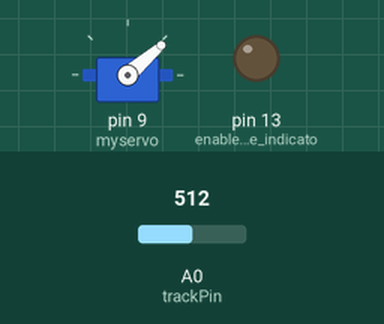
A sketch run on a simulated Arduino Uno, built with avr-gcc and run on an emulated ATmega328P. Parts: servo, output pins drawn as LEDs (lit = HIGH). The test bench sets the inputs (shaded band); at power-on: A0 (trackPin) = 512.

Above: at 4.8 s.
4.9 s: A0 (trackPin) set to 482
At 7.52 s:
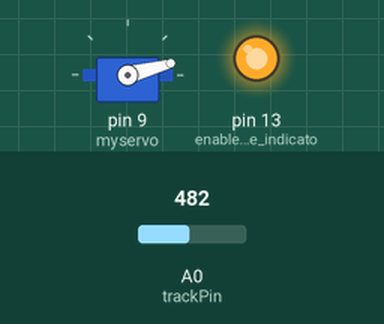
7.9 s: A0 (trackPin) set to 511
At 8.56 s:
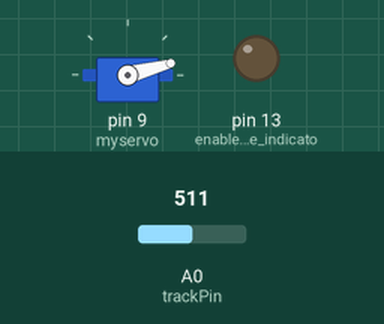
9.7 s: A0 (trackPin) set to 306
At 10.25 s:
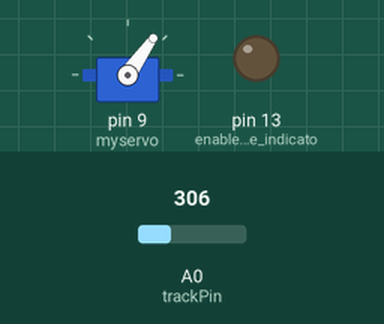
12.7 s: A0 (trackPin) set to 284
At 15.4 s:
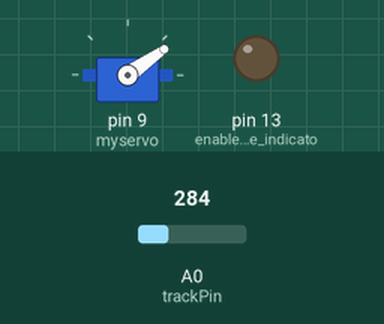
15.7 s: A0 (trackPin) set to 122
At 16.55 s:
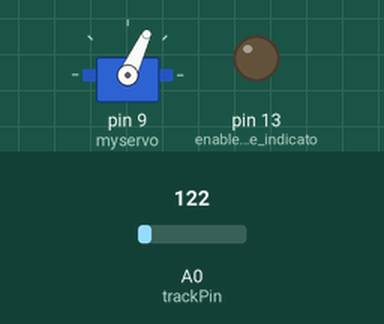
Timing chart, 0 to 18.9 s (numbered marks = the images above; inputs shaded):
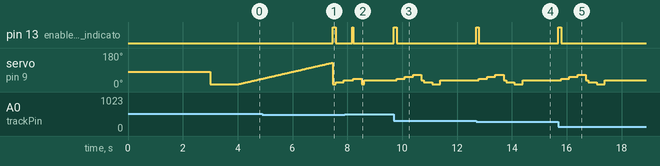

Measured:
- the behaviour switches between 496 and 495 on A0 (trackPin) (found by bisection; images 0 and 1)
- the behaviour switches between 296 and 295 on A0 (trackPin) (found by bisection; images 3 and 4)
- after the input at 4.9 s, pin 13 (enables_optimize_indicato): LOW → HIGH after 2.6 s, → LOW 0.10 s later
- after the input at 7.9 s, pin 13 (enables_optimize_indicato): LOW → HIGH after 0.27 s, → LOW 0.05 s later
- after the input at 9.7 s, pin 13 (enables_optimize_indicato): LOW → HIGH at once, → LOW 0.10 s later; servo on pin 9 (myservo): 35° → 45° after 0.10 s, → 55° 0.30 s later, → 65° 0.30 s later, → 35° 0.30 s later, … (7 changes in this stretch)
- after the input at 12.7 s, pin 13 (enables_optimize_indicato): LOW → HIGH at once, → LOW 0.10 s later; servo on pin 9 (myservo): 35° → 45° after 0.10 s, → 55° 0.30 s later, → 65° 0.30 s later, → 35° 0.30 s later, … (7 changes in this stretch)
- after the input at 15.7 s, pin 13 (enables_optimize_indicato): LOW → HIGH at once, → LOW 0.10 s later; servo on pin 9 (myservo): 35° → 45° after 0.10 s, → 55° 0.30 s later, → 65° 0.30 s later, → 35° 0.30 s later, … (7 changes in this stretch)

The sketch:

solarTracker.ino
```cpp
/*

AUTHORS: Cole Nichols, Emery Denham, Janessa Oudenhoven
DATE: 1/24/2023
VERSION: 1.0

AUTHOR'S NOTES:
  - With more time, I would implement PID to improve efficiency, however, I have not worked with it before and would need to learn.
  - The optimization indicator LED tells the user when the tracking plane is going to look for a better position.
  - I can also implement a transistor to turn off the servo when not in movement and save power.

*/

#include <Servo.h>

Servo myservo;  // create object to control servo

// CALIBRATION VALUES
const int STEP_DEGREES = 10;       // variable to set number of degrees servo turns upon each reading
const int STEPS_PER_LOOP = 3;      // variable to set number of steps servo turns upon each search loop
const int MOVE_DELAY_FAST = 30;    // variable to set time between servo movement and photocell reading
const int MOVE_DELAY_SLOW = 300;   // variable to set time between servo movement and photocell reading
const int LOOP_DELAY = 500;       // variable to set time between optimize loops
const int SERVO_LIMIT_MIN = 15;     // variable to set minimum servo position [30]
const int SERVO_LIMIT_MAX = 130;   // variable to set maximum servo position [130]
const int SERVO_CENTER = 80;       // variable to set base servo position [80]
const float LOOP_TOLORANCE = 3;   // variable to set tolarance for photoresistor changes (Ex. 12.5 = 12.5%)

// OTHER   CONSTANTS
const int SERVO_LOOP_POS_MIN = SERVO_LIMIT_MIN + STEP_DEGREES;  // variable to set minimum servo position for loop
const int SERVO_LOOP_POS_MAX = SERVO_LIMIT_MAX - STEP_DEGREES;  // variable to set maximum servo position for loop

// VARIABLES
int trackPin = A0;            // pin for tracking photoresistor
int trackValue = 0;           // variable to store value read from tracking photoresistor
int baseTrackValue = 0;       // variable to store value read from tracking photoresistor upon last loop
int servoPos = 80;            // variable to store current servo position
int baseServoPos = 80;        // variable to store servo position before movement
int maxTrackValue = 0;        // variable to store max value read from tracking photoresistor
int maxTrackPos = 0;          // variable to store servo position where max value was read
int toleratedTrackValue = 0;  // variable to store an adjusted value derived from the tracking photoresistor ( maxTrackValue * ( 1 + ( LOOP_TOLORANCE * 0.01 ) ) )
bool broadSearch = true;

void setup() {

  pinMode(LED_BUILTIN, OUTPUT); // enables optimize indicator LED
  myservo.attach(9);           // attaches servo on pin 9 to servo object

}

void loop() {

  // STARTUP PROCEDURE
  if(broadSearch == true) {

    myservo.write(SERVO_CENTER);  // moves servo to desired neutral position
    delay(3000);                  // allows user to properly allign tracking plane

    myservo.write(SERVO_LIMIT_MIN); // moves servo to minimum position in preperation for startup procedure
    delay(1000);                    // allows servo to move into place

    for (servoPos = SERVO_LIMIT_MIN; servoPos < SERVO_LIMIT_MAX; servoPos += 1) {  // move servo to right by 1 degree until limit

      myservo.write(servoPos);            // move servo to incremented position
      delay(MOVE_DELAY_FAST);             // allows servo to move into place
      trackValue = analogRead(trackPin);  // read value from tracking photoresistor

      if (trackValue > maxTrackValue) { // if current estimated efficiency value exceeds previous record

        maxTrackValue = trackValue; // set efficiency record
        maxTrackPos = servoPos;     // set prefered position to current position

      }

    }

    myservo.write(maxTrackPos); // move servo to estimated optimal position
    servoPos = maxTrackPos;     // set current servo position variable to true position

    broadSearch = false;  // sets variable to false so the "startup procedure" section does not run again

  }

  // TRACKING LOOP
  toleratedTrackValue = maxTrackValue * ( 1 - ( LOOP_TOLORANCE * 0.01 ) );  // set toleranced track value variable to adjusted value

  trackValue = analogRead(trackPin);  // read value from tracking photoresistor

  if (trackValue < toleratedTrackValue) {  // if resistance across tracking photoresistor rises above tolerated level

    digitalWrite(LED_BUILTIN, HIGH);  // turn optimization indicator LED on
    delay(100);                       // delay to determine indicator LED on time
    digitalWrite(LED_BUILTIN, LOW);   // turn optimization indicator LED off

    maxTrackValue = trackValue; // reset efficiency record
    baseServoPos = servoPos;    // set base servo position variable to current position for later reference

    for (int i = 0; i < STEPS_PER_LOOP && servoPos <= SERVO_LOOP_POS_MAX; i++) {  // loop to move servo forward and check if position is better

      servoPos += STEP_DEGREES; // increment servo position variable by step variable
      myservo.write(servoPos);  // move servo to incremented position

      delay(MOVE_DELAY_SLOW); // delay allows servo to move before measurement

      trackValue = analogRead(trackPin);  // read value from tracking photoresistor

      if (trackValue > maxTrackValue) { // if current estimated efficiency value exceeds previous record

        digitalWrite(LED_BUILTIN, HIGH);  // turn optimization indicator LED on
        delay(50);                        // delay to determine indicator LED on time
        digitalWrite(LED_BUILTIN, LOW);   // turn optimization indicator LED off

        maxTrackValue = trackValue; // set efficiency record
        maxTrackPos = servoPos;     // set prefered position to current position

      }

    }

    servoPos = baseServoPos;                    // sets servo position to the starting position
    myservo.write(servoPos);                    // move servo to base position
    delay((MOVE_DELAY_FAST * STEPS_PER_LOOP));  // delay allows servo to move to base position

    for (int i = 0; i <= STEPS_PER_LOOP && servoPos >= SERVO_LOOP_POS_MIN; i++) {  // loop to move servo backward and check if position is better

      servoPos -= STEP_DEGREES; // decrement servo position variable by step variable
      myservo.write(servoPos);  // move servo to decremented position

      delay(MOVE_DELAY_SLOW);  // delay allows servo to move before measurement

      trackValue = analogRead(trackPin); // read value from tracking photoresistor

      if (trackValue > maxTrackValue) { // if current estimated efficiency value exceeds previous record

        digitalWrite(LED_BUILTIN, HIGH);  // turn optimization indicator LED on
        delay(50);                        // delay to determine indicator LED on time
        digitalWrite(LED_BUILTIN, LOW);   // turn optimization indicator LED off

        maxTrackValue = trackValue; // set efficiency record
        maxTrackPos = servoPos;     // set prefered position to current position

      }

    }

    servoPos = maxTrackPos;
    myservo.write(servoPos);                // move servo to estimated optimal position
    baseTrackValue = analogRead(trackPin);  // set base tracking photoresistor variable to value read from tracking photoresistor

    delay(LOOP_DELAY);  // delay prevents code from looping too quickly

  }

}
```
